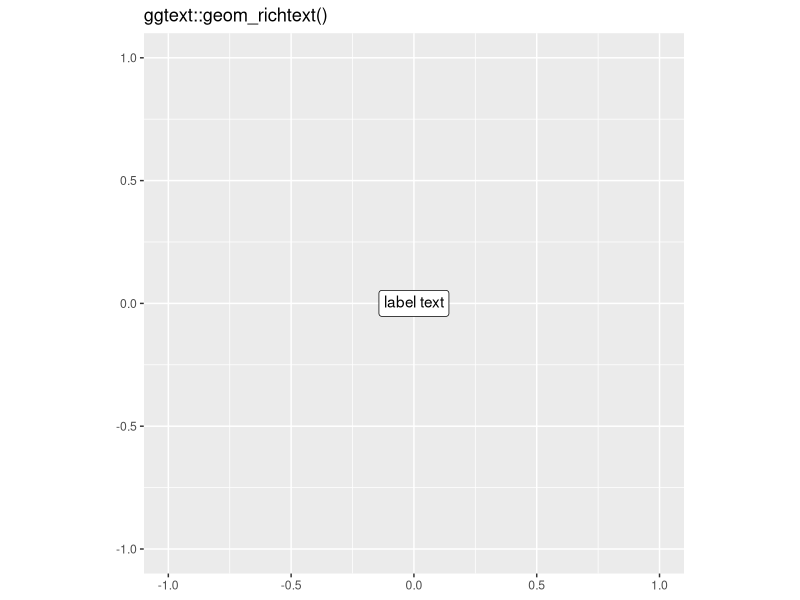
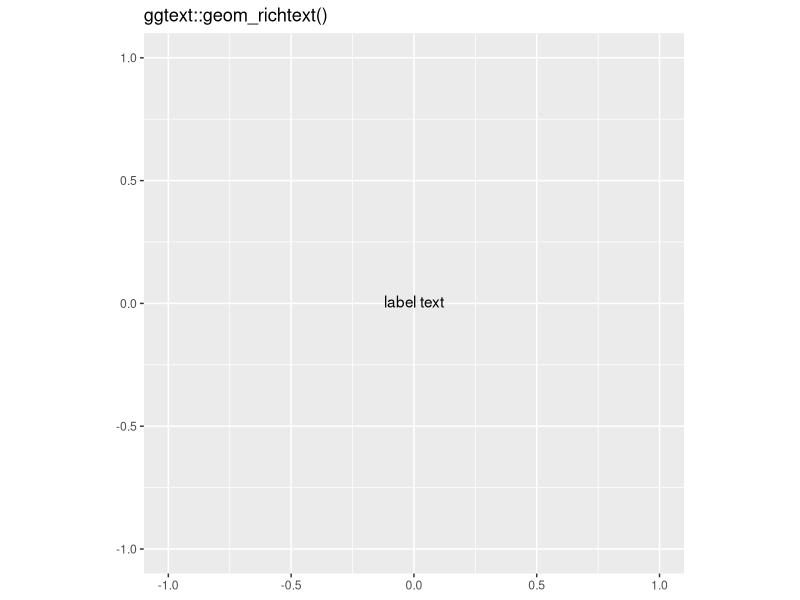
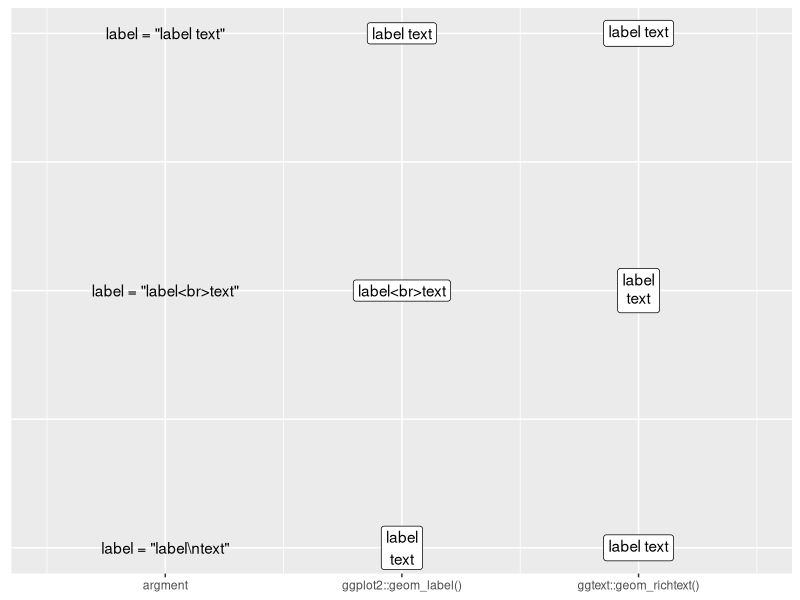
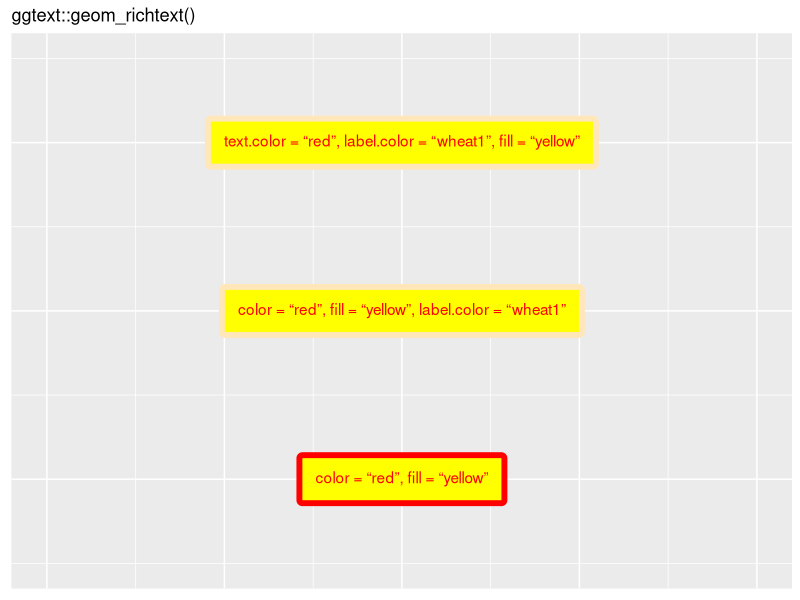
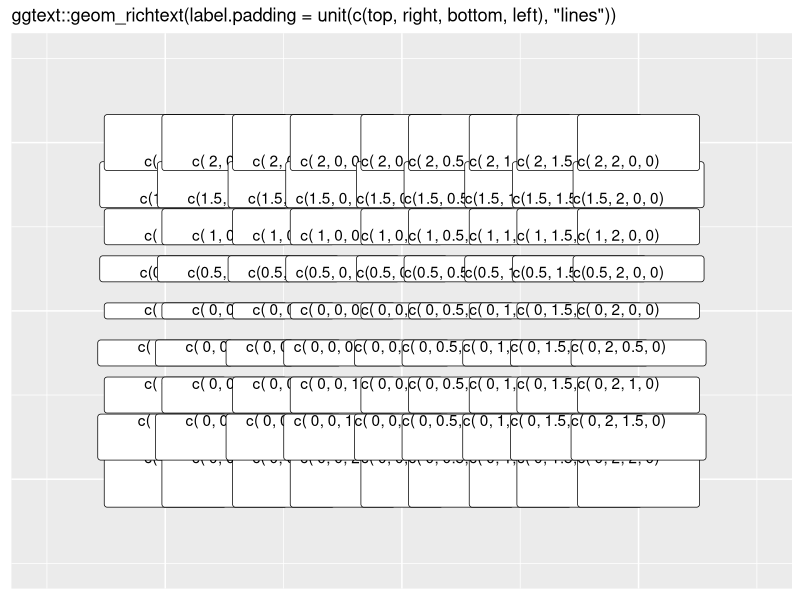
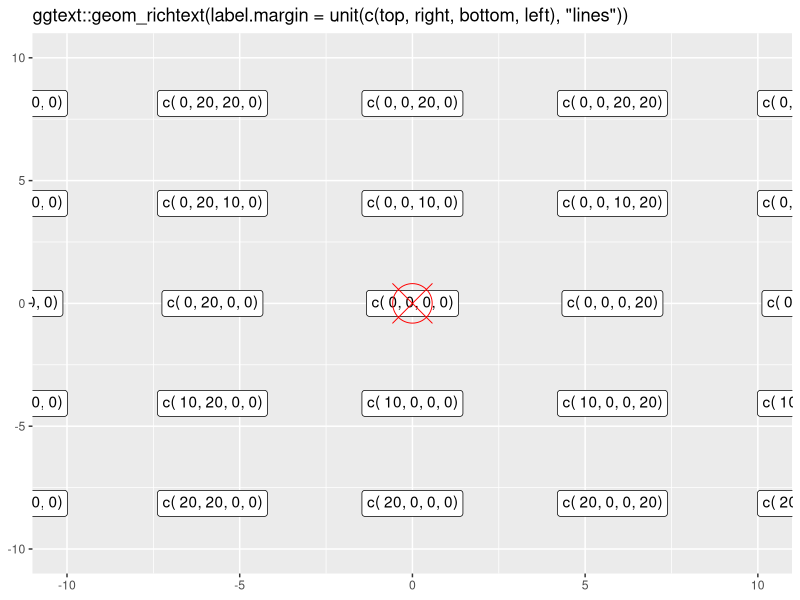

R code for these plots, in order:

# ggtext::geom_richtext関数 -------------------------------------------------

# 利用パッケージ
library(tidyverse)
library(ggtext)

# チェック用
library(ggplot2)


?ggtext::geom_richtext()


### ・デフォルト -----

# ダミーのデータフレーム
dummy_df <- tidyr::tibble(v = 0)

# デフォルトのラベルを確認
ggplot(data = dummy_df) + 
  ggtext::geom_richtext(x = 0, y = 0, label = "label text") + # ラベル
  coord_equal() + # アスペクト比
  lims(x = c(-1, 1), y = c(-1, 1)) + # 表示範囲
  labs(title = "ggtext::geom_richtext()")

# デフォルトのラベルを確認
ggplot(data = dummy_df) + 
  ggtext::geom_richtext(x = 0, y = 0, label = "label text", 
                        fill = NA, label.color = NA) + # ラベル
  coord_equal() + # アスペクト比
  lims(x = c(-1, 1), y = c(-1, 1)) + # 表示範囲
  labs(title = "ggtext::geom_richtext()")


### ・label -----

# ラベルテキストを指定
label_df <- tidyr::tibble(
  str = c("label text", "label\ntext", "label<br>text"), 
  label = paste0('label = "', stringr::str_replace(str, pattern = "\n", replacement = "\\\\n"), '"'), 
  y = dplyr::row_number(label)
)

# ラベルテキストを確認
ggplot(data = label_df, mapping = aes(y = y)) + 
  ggplot2::geom_text(mapping = aes(label = label, x = 0)) + 
  ggplot2::geom_label(mapping = aes(label = str, x = 1)) + 
  ggtext::geom_richtext(mapping = aes(label = str, x = 2)) + 
  scale_y_reverse() + # y軸を判定
  scale_x_continuous(breaks = 0:2, 
                     labels = c("argment", "ggplot2::geom_label()", "ggtext::geom_richtext()"), 
                     limits = c(-0.5, 2.5)) + # x軸目盛ラベルを指定
  theme(axis.title = element_blank(), 
        axis.text.y = element_blank(), 
        axis.ticks.y = element_blank(), 
        panel.grid.minor.y = element_blank()) # 軸線を非表示化


### ・label.color -----

# プロット位置を指定
point_df <- tidyr::tibble(x = 0)

# 色を指定
ggplot(data = point_df, mapping = aes(x = x)) + 
  ggtext::geom_richtext(y = 0, label = 'color = "red", fill = "yellow"', 
                        color = "red", fill = "yellow", 
                        label.padding = unit(0.8, units = "lines"), label.size = 2) + 
  ggtext::geom_richtext(y = 1, label = 'color = "red", fill = "yellow", label.color = "wheat1"', 
                        color = "red", fill = "yellow", label.color = "wheat1", 
                        label.padding = unit(0.8, units = "lines"), label.size = 2) + 
  ggtext::geom_richtext(y = 2, label = 'text.color = "red", label.color = "wheat1", fill = "yellow"', 
                        text.color = "red", label.color = "wheat1", fill = "yellow", 
                        label.padding = unit(0.8, units = "lines"), label.size = 2) + 
  theme(axis.title = element_blank(), 
        axis.text = element_blank(), 
        axis.ticks = element_blank()) + # 軸線を非表示化
  lims(x = c(-0.5, 0.5), y = c(-0.5, 2.5)) + # 表示範囲
  labs(title = "ggtext::geom_richtext()")


### ・label.padding -----

# 4方向の値を指定
pad_df <- tidyr::expand_grid(
  x = seq(from = -2, to = 2, by = 0.5), 
  y = seq(from = -2, to = 2, by = 0.5)
) |> 
  dplyr::mutate(
    top = dplyr::if_else(y > 0, true = y, false = 0), 
    right = dplyr::if_else(x > 0, true = x, false = 0), 
    bottom = dplyr::if_else(y < 0, true = -y, false = 0), 
    left = dplyr::if_else(x < 0, true = -x, false = 0), 
    label = paste0(
      "c(", 
      stringr::str_pad(top, width = 3, side = "left"), ", ", 
      stringr::str_pad(right, width = 3, side = "left"), ", ", 
      stringr::str_pad(bottom, width = 3, side = "left"), ", ", 
      stringr::str_pad(left, width = 3, side = "left"), 
      ")"
    ) # 確認用ラベル
  )

# 文字列と枠線の間を確認
g <- ggplot() + 
  theme(axis.title = element_blank(), 
        axis.text = element_blank(), 
        axis.ticks = element_blank()) + # 軸線を非表示化
  lims(x = c(min(pad_df[["x"]])-1, max(pad_df[["x"]])+1), 
       y = c(min(pad_df[["y"]])-1, max(pad_df[["y"]])+1)) + # 表示範囲
  labs(title = 'ggtext::geom_richtext(label.padding = unit(c(top, right, bottom, left), "lines"))')
for(i in 1:nrow(pad_df)) {
  # 値ごとにラベルを重ねて描画
  g <- g + 
    ggtext::geom_richtext(data = pad_df[i, ], mapping = aes(x = x, y = y, label = label), 
                          label.padding = unit(as.numeric(pad_df[i, c("top", "right", "bottom", "left")]), units = "lines"))
}
g


### ・label.margin -----

# 4方向の値を指定
margin_df <- tidyr::expand_grid(
  margin_x = seq(from = -40, to = 40, by = 20), 
  margin_y = seq(from = -40, to = 40, by = 10)
) |> 
  dplyr::mutate(
    top = dplyr::if_else(margin_y > 0, true = margin_y, false = 0), 
    right = dplyr::if_else(margin_x > 0, true = margin_x, false = 0), 
    bottom = dplyr::if_else(margin_y < 0, true = -margin_y, false = 0), 
    left = dplyr::if_else(margin_x < 0, true = -margin_x, false = 0), 
    label = paste0(
      "c(", 
      stringr::str_pad(top, width = 3, side = "left"), ", ", 
      stringr::str_pad(right, width = 3, side = "left"), ", ", 
      stringr::str_pad(bottom, width = 3, side = "left"), ", ", 
      stringr::str_pad(left, width = 3, side = "left"), 
      ")"
    ) # 確認用ラベル
  )

# ダミーのデータフレーム
dummy_df <- tidyr::tibble(v = 0)

# ラベル外側の余白を確認
g <- ggplot() + 
  #lims(x = c(-1, 1), y = c(-1, 1)) + # 表示範囲
  lims(x = c(-10, 10), y = c(-10, 10)) + # 表示範囲
  labs(title = 'ggtext::geom_richtext(label.margin = unit(c(top, right, bottom, left), "lines"))')
for(i in 1:nrow(margin_df)) {
  # 値ごとにラベルを重ねて描画
  g <- g + 
    ggtext::geom_richtext(data = margin_df[i, ], mapping = aes(label = label), 
                          x = 0, y = 0, hjust = 0.5, vjust = 0.5, 
                          label.margin = unit(as.numeric(margin_df[i, c("top", "right", "bottom", "left")]), units = "lines"))
}
g <- g + 
  geom_point(data = dummy_df, x = 0, y = 0, color = "red", shape = 13, size = 13) # プロット位置を確認
g


